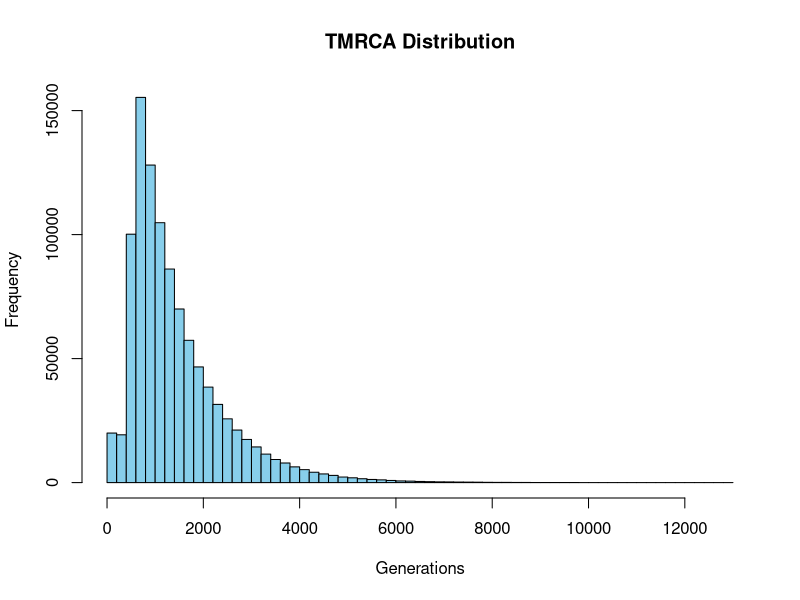
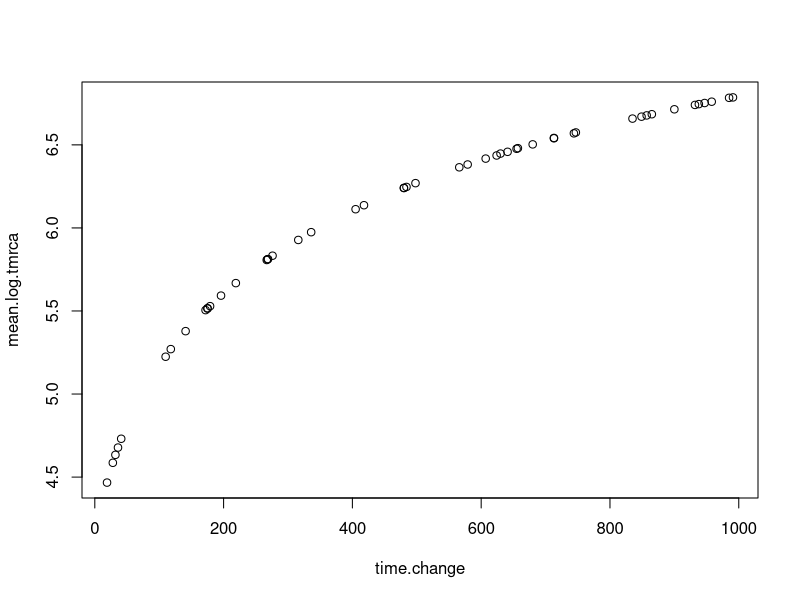
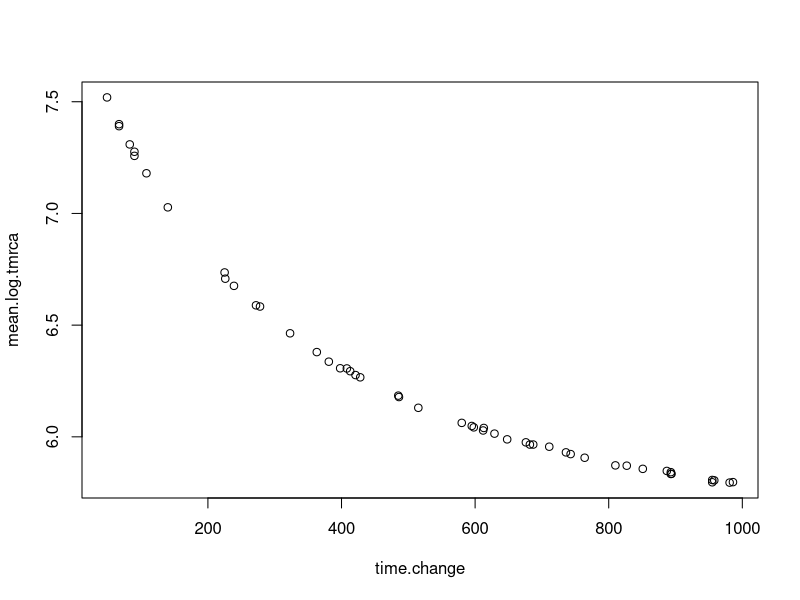

Here is the R script that generated these plots, in order: (Note: this script raises an error after producing the figures.)
## ---- chunk 1
knitr::opts_chunk$set(echo = TRUE)
## ---- chunk 2
library(ggplot2)
rm(list=ls());
## ---- chunk 3
# assuming a constant population size A with a recent population change
model.single.pop.with.recent.population.change.tMRCA <- function(population_size_in_present, effective_population_size_1, time_change_population_size)
{
  coal_rate <- 1 / population_size_in_present
  ecoal.t <- rexp(1, rate = coal_rate);
  if(ecoal.t <= time_change_population_size)
  {
    return(ecoal.t);
  }
  else
  {
    coal_rate <- 1/effective_population_size_1;
    return(time_change_population_size + rexp(1, rate = coal_rate));
  }    
}

# Run 1000,000 simulations with a Ne of 10000, 1000 in the past and 500 generations 
sim_times <- replicate(1000000,model.single.pop.with.recent.population.change.tMRCA(10000, 1000, 500))

hist(sim_times, breaks = 50, col = "skyblue", main = "TMRCA Distribution", xlab = "Generations")
## ---- chunk 4
Ne.current <- 5000;
Ne.ancient <- 100;
time.change <- rep(NA,50);
mean.log.tmrca <- rep(NA,length(time.change));
for(i in 1:length(time.change))
{
  print(i);
  time.c <- floor(runif(1,10,1000));
  time.change[i] <- time.c;
  d <- replicate(100000,model.single.pop.with.recent.population.change.tMRCA(Ne.current, Ne.ancient, time.c));
  mean.log.tmrca[i] <- mean(log(d));
}

plot(time.change,mean.log.tmrca)
## ---- chunk 5
Ne.current <- 500;
Ne.ancient <- 5000;
time.change <- rep(NA,50);
mean.log.tmrca <- rep(NA,length(time.change));
for(i in 1:length(time.change))
{
  print(i);
  time.c <- floor(runif(1,10,1000));
  time.change[i] <- time.c;
  d <- replicate(100000,model.single.pop.with.recent.population.change.tMRCA(Ne.current, Ne.ancient, time.c));
  mean.log.tmrca[i] <- mean(log(d));
}

plot(time.change,mean.log.tmrca)
## ---- chunk 6
iicr <- function(data, time_bins = seq(0, 9000, by = 100))
{
  tmrca_values <- data$Time_.gen.
  # Define time bins
  data$time_bin <- cut(data$Time_.gen., breaks = time_bins, include.lowest = TRUE, right = FALSE)
  
  # PDF of TMRCA (count per bin)
  pdf_tbl <- data %>%
    group_by(time_bin) %>%
    summarise(pdf = n(), .groups = "drop")
  
  # Compute midpoints of time bins
  bin_mids <- sapply(strsplit(as.character(pdf_tbl$time_bin), ","), function(x) {
    as.numeric(gsub("\\[|\\)|\\]", "", x)) |> mean()
  })
  
  pdf_tbl$bin_mid <- bin_mids
  
  #CDF (cumulative count)
  pdf_tbl <- pdf_tbl %>%
    mutate(cdf = cumsum(pdf) - pdf)
  
  # Calculate proportions and IICR
  total <- nrow(data)
  pdf_tbl <- pdf_tbl %>%
    mutate(
      cdf_prop = cdf / total,
      pdf_prop = pdf / total,
      coalescence_rate = ifelse((1 - cdf_prop) > 0, pdf_prop / (1 - cdf_prop), NA),
      IICR = ifelse(coalescence_rate > 0, 1 / coalescence_rate, NA)
    )
  
  # Plot
  ggplot(pdf_tbl, aes(x = bin_mid, y = IICR)) +
    geom_line(color = "steelblue") +
    labs(x = "Time (generations ago)", y = "IICR", title = "Inverse Instantaneous Coalescence Rate") +
    theme_minimal()  
}

# Sample 1000000 independent fragments and compute for each fragment the tMRCA between the two chromosomes of each fragment
d <- replicate(1000000,model.single.pop.with.recent.population.change.tMRCA(1000, 5000, 3000));
data <- data.frame(Time_.gen.=d);
iicr(data)
## ---- chunk 7
# current Ne = 10000
# past Ne = 1000
# time of change = 2000 generations
# number of tmrcas to simulate = 100000
d <- replicate(1000000,model.single.pop.with.recent.population.change.tMRCA(10000, 1000, 3000));
data <- data.frame(Time_.gen.=d);
iicr(data)
## ---- chunk 8
# Model to sample a tMRCA from a single population with a Ne of population_size_in_present, a ne_bottleneck during a time_duration_bottleneck. After that, the Ne is again population_size_in_present
model.single.pop.with.bottleneck.tMRCA <- function(population_size_in_present, 
                                                   ne_bottleneck, 
                                                   time_change_population_size, 
                                                   time_duration_bottleneck)
{
  coal_rate <- 1 / population_size_in_present
  ecoal.t <- rexp(1, rate = coal_rate)
  
  if(ecoal.t <= time_change_population_size)
  {
    return(ecoal.t)
  }
  
  coal_rate <- 1 / ne_bottleneck
  ecoal.t <- rexp(1, rate = coal_rate)
  
  if(ecoal.t <= time_duration_bottleneck)
  {
    return(time_change_population_size + ecoal.t)
  }
  coal_rate <- 1 / population_size_in_present
  return(time_change_population_size + time_duration_bottleneck + rexp(1, rate = coal_rate))
}

time.change <- seq(from = 50, to = 10000, by = 400);
population_size_in_present <- 1000;
ne_bottleneck <- 500;
time_duration_bottleneck <- 10;

mean.log.tmrca <- rep(NA,length(time.change));
for(i in 1:length(time.change))
{
  print(i);
  time_change_population_size <- time.change[i];
  d <- replicate(1000000,model.single.pop.with.bottleneck.tMRCA(population_size_in_present, ne_bottleneck, time_change_population_size, time_duration_bottleneck));
  mean.log.tmrca[i] <- mean(log(d));
}

plot(time.change,mean.log.tmrca)

## ---- chunk 9
time_change <- 1000;
population_size_in_present <- 10000;
ne_bottleneck <- 100;
time_duration_bottleneck <- 500;
  d <- replicate(1000000,model.single.pop.with.bottleneck.tMRCA(population_size_in_present, ne_bottleneck, time_change, time_duration_bottleneck));
data <- data.frame(Time_.gen.=d);
iicr(data);
## ---- chunk 10
time_change <- 1000;
population_size_in_present <- 10000;
ne_bottleneck <- 1000;
time_duration_bottleneck <- 500;
  d <- replicate(1000000,model.single.pop.with.bottleneck.tMRCA(population_size_in_present, ne_bottleneck, time_change, time_duration_bottleneck));
data <- data.frame(Time_.gen.=d);
iicr(data);
## ---- chunk 11
# Define a single simulation run for a 2-island model
# State 1: Both lineages on the same island
# State 2: Lineages on different islands
# Modified simulation function with explicit Ne and migration rate (m)
simulate_coalescence_ne <- function(Ne, m) {
  t <- 0
  state <- 1  # Start on the same island
  
  # Coalescence rate per generation within an island
  # (Change to 1 / (2 * Ne) if modeling a diploid population)
  coal_rate <- 1 / Ne
  
  # Total migration rate out of the current state.
  # Since there are 2 lineages, the rate at which *either* moves is 2 * m
  mig_rate <- 2 * m
  
  while(TRUE) {
    if (state == 1) {
      # Both on the same island: either can coalesce OR either can migrate
      total_rate <- coal_rate + mig_rate
      t <- t + rexp(1, rate = total_rate)
      
      # Determine which event happens first
      if (runif(1) < (coal_rate / total_rate)) {
        return(t) # Coalescence achieved! Returns time in generations.
      } else {
        state <- 2 # One lineage migrated away to the other island
      }
    } else {
      # Different islands: No coalescence possible. 
      # Only migration can happen to bring them back to the same island.
      total_rate <- mig_rate
      t <- t + rexp(1, rate = total_rate)
      state <- 1  # They are back on the same island
    }
  }
}

# Run 10,000 simulations with a Ne of 1000 and moderate migration rate (M = 0.002). Change the migration rate to 0.00001. Do you see any change in the shape? What about the centrality statistics?
sim_times <- replicate(1000000, simulate_coalescence_ne(Ne = 1000, m = 0.0002))

# Plot the distribution of coalescence times
hist(sim_times, breaks = 50, probability = TRUE, col = "skyblue",
     main = "Stochastic Coalescence Times (2-Island Model)",
     xlab = "Coalescence Time (t)")
## ---- chunk 12
data <- data.frame(Time_.gen. = sim_times)
iicr(data)
## ---- chunk 13
sim_times <- replicate(1000000, simulate_coalescence_ne(Ne = 1000, m = 0.00002))
data <- data.frame(Time_.gen. = sim_times)
iicr(data)
## ---- chunk 14
iicr(data, seq(0, 20000, by = 100))
## ---- chunk 15
# 1. SETUP PARAMETERS
set.seed(123)
n_rolls <- 300

# A HMM is defined by two types of matrices. A transition matrix, which indicates which is the probability of moving from one (hidden) state to any other of the model.
# In our case, we have two states: Fair and Loaded

# Transition matrix (Rows/Cols: 1 = Fair, 2 = Loaded)
# Highly conservative: high probability of staying in the current state
A <- matrix(c(0.95, 0.05,   # From Fair to: Fair, Loaded
              0.10, 0.90),  # From Loaded to: Fair, Loaded
            nrow = 2, byrow = TRUE)

# The second matrix indicates, for each state, which is the value of the category we are at that moment given the current state 

# Emission matrix (Rows: States; Cols: Die faces 1 to 6)
E <- matrix(c(rep(1/6, 6),            # Fair die: equal probabilities
              rep(0.1, 5), 0.5),      # Loaded die: 50% chance of rolling a 6
            nrow = 2, byrow = TRUE)

# 2. SIMULATE THE CASINO
# true states are by definition not known. This is what we want to infere.
true_states <- numeric(n_rolls)
rolls       <- numeric(n_rolls)

current_state <- 1 # Start fair
for (t in 1:n_rolls) {
  true_states[t] <- current_state
  rolls[t]       <- sample(1:6, 1, prob = E[current_state, ])
  current_state  <- sample(1:2, 1, prob = A[current_state, ])
}

# How we do infer the most likely sequence of (hidden) states given the observed sequence of categories and the transition and emission probabilites?

# 3. THE VITERBI DECODER (Log-space to prevent numerical underflow)
viterbi_decode <- function(rolls, A, E) {
  n <- length(rolls)
  log_A <- log(A)
  log_E <- log(E)
  
  # Dynamic programming matrices
  V <- matrix(-Inf, nrow = 2, ncol = n)
  path <- matrix(0, nrow = 2, ncol = n)
  
  # Initialization (assume 50/50 starting probability)
  V[, 1] <- log(c(0.5, 0.5)) + log_E[, rolls[1]]
  
  # Recursion step
  for (t in 2:n) {
    for (s in 1:2) {
      # Math: Maximize (Previous Viterbi + Transition to s) + Emission of roll
      probabilities <- V[, t-1] + log_A[, s] + log_E[s, rolls[t]]
      V[s, t]       <- max(probabilities)
      path[s, t]    <- which.max(probabilities)
    }
  }
  
  # Traceback step to find the most likely sequence
  best_path <- numeric(n)
  best_path[n] <- which.max(V[, n])
  for (t in (n-1):1) {
    best_path[t] <- path[best_path[t+1], t+1]
  }
  return(best_path)
}

# Run the decoder
predicted_states <- viterbi_decode(rolls, A, E)

# Plotting comparisons
plot(true_states, type = "s", lwd = 5, col = "gray", ylim = c(0.8, 2.2),
     yaxt = "n", xlab = "Roll Number (Sequence Position)", ylab = "State",
     main = "HMM Decoding: True vs. Inferred Casino States")
axis(2, at = c(1, 2), labels = c("Fair", "Loaded"))

# Overlay predicted states
lines(predicted_states, type = "s", lwd = 2, col = "blue", lty = 2)

# Mark where the '6's occurred to show the clues left behind
six_positions <- which(rolls == 6)
points(six_positions, rep(1.5, length(six_positions)), pch = "|", col = "red")

legend("topright", legend = c("True State", "Viterbi Estimate", "Rolled a '6'"),
       col = c("gray", "blue", "red"), lwd = c(5, 2, 1), lty = c(1, 2, NA), pch = c(NA, NA, "|"))
## ---- chunk 16
A <- matrix(c(0.99, 0.01,   # From Fair to: Fair, Loaded
              0.05, 0.95),  # From Loaded to: Fair, Loaded
            nrow = 2, byrow = TRUE)

# The second matrix indicates, for each state, which is the value of the category we are at that moment given the current state 

# Emission matrix (Rows: States; Cols: Die faces 1 to 6)
E <- matrix(c(rep(1/6, 6),            # Fair die: equal probabilities
              rep(0.1, 5), 0.5),      # Loaded die: 50% chance of rolling a 6
            nrow = 2, byrow = TRUE)

# 2. SIMULATE THE CASINO
# true states are by definition not known. This is what we want to infere.
true_states <- numeric(n_rolls)
rolls       <- numeric(n_rolls)

current_state <- 1 # Start fair
for (t in 1:n_rolls) {
  true_states[t] <- current_state
  rolls[t]       <- sample(1:6, 1, prob = E[current_state, ])
  current_state  <- sample(1:2, 1, prob = A[current_state, ])
}

# Run the decoder
predicted_states <- viterbi_decode(rolls, A, E)

# Plotting comparisons
plot(true_states, type = "s", lwd = 5, col = "gray", ylim = c(0.8, 2.2),
     yaxt = "n", xlab = "Roll Number (Sequence Position)", ylab = "State",
     main = "HMM Decoding: True vs. Inferred Casino States")
axis(2, at = c(1, 2), labels = c("Fair", "Loaded"))

# Overlay predicted states
lines(predicted_states, type = "s", lwd = 2, col = "blue", lty = 2)

# Mark where the '6's occurred to show the clues left behind
six_positions <- which(rolls == 6)
points(six_positions, rep(1.5, length(six_positions)), pch = "|", col = "red")

legend("topright", legend = c("True State", "Viterbi Estimate", "Rolled a '6'"),
       col = c("gray", "blue", "red"), lwd = c(5, 2, 1), lty = c(1, 2, NA), pch = c(NA, NA, "|"))

## ---- chunk 17
A <- matrix(c(0.90, 0.1,   # From Fair to: Fair, Loaded
              0.1, 0.9),  # From Loaded to: Fair, Loaded
            nrow = 2, byrow = TRUE)

# The second matrix indicates, for each state, which is the value of the category we are at that moment given the current state 

# Emission matrix (Rows: States; Cols: Die faces 1 to 6)
E <- matrix(c(rep(1/6, 6),            # Fair die: equal probabilities
              rep(0.1, 5), 0.5),      # Loaded die: 50% chance of rolling a 6
            nrow = 2, byrow = TRUE)

# 2. SIMULATE THE CASINO
# true states are by definition not known. This is what we want to infere.
true_states <- numeric(n_rolls)
rolls       <- numeric(n_rolls)

current_state <- 1 # Start fair
for (t in 1:n_rolls) {
  true_states[t] <- current_state
  rolls[t]       <- sample(1:6, 1, prob = E[current_state, ])
  current_state  <- sample(1:2, 1, prob = A[current_state, ])
}

# Run the decoder
predicted_states <- viterbi_decode(rolls, A, E)

# Plotting comparisons
plot(true_states, type = "s", lwd = 5, col = "gray", ylim = c(0.8, 2.2),
     yaxt = "n", xlab = "Roll Number (Sequence Position)", ylab = "State",
     main = "HMM Decoding: True vs. Inferred Casino States")
axis(2, at = c(1, 2), labels = c("Fair", "Loaded"))

# Overlay predicted states
lines(predicted_states, type = "s", lwd = 2, col = "blue", lty = 2)

# Mark where the '6's occurred to show the clues left behind
six_positions <- which(rolls == 6)
points(six_positions, rep(1.5, length(six_positions)), pch = "|", col = "red")

legend("topright", legend = c("True State", "Viterbi Estimate", "Rolled a '6'"),
       col = c("gray", "blue", "red"), lwd = c(5, 2, 1), lty = c(1, 2, NA), pch = c(NA, NA, "|"))
